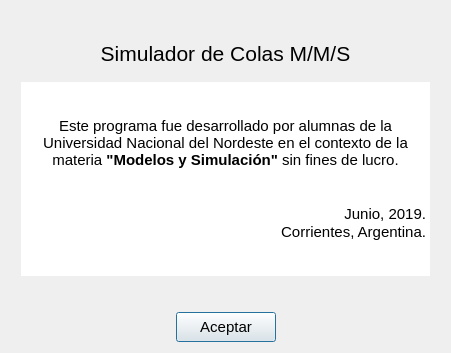
<?xml version="1.0" encoding="UTF-8"?>
<ui version="4.0">
 <class>Dialog</class>
 <widget class="QDialog" name="Dialog">
  <property name="windowModality">
   <enum>Qt::ApplicationModal</enum>
  </property>
  <property name="geometry">
   <rect>
    <x>0</x>
    <y>0</y>
    <width>451</width>
    <height>353</height>
   </rect>
  </property>
  <property name="windowTitle">
   <string>Acerca de</string>
  </property>
  <property name="windowIcon">
   <iconset resource="iconos.qrc">
    <normaloff>:/iconos/iconos/cola.png</normaloff>:/iconos/iconos/cola.png</iconset>
  </property>
  <property name="modal">
   <bool>true</bool>
  </property>
  <layout class="QVBoxLayout" name="verticalLayout">
   <item>
    <spacer name="verticalSpacer_4">
     <property name="orientation">
      <enum>Qt::Vertical</enum>
     </property>
     <property name="sizeType">
      <enum>QSizePolicy::Fixed</enum>
     </property>
     <property name="sizeHint" stdset="0">
      <size>
       <width>20</width>
       <height>30</height>
      </size>
     </property>
    </spacer>
   </item>
   <item>
    <layout class="QHBoxLayout" name="horizontalLayout">
     <item>
      <widget class="QLabel" name="label">
       <property name="sizePolicy">
        <sizepolicy hsizetype="Preferred" vsizetype="Fixed">
         <horstretch>0</horstretch>
         <verstretch>0</verstretch>
        </sizepolicy>
       </property>
       <property name="font">
        <font>
         <pointsize>16</pointsize>
         <weight>50</weight>
         <bold>false</bold>
        </font>
       </property>
       <property name="text">
        <string>Simulador de Colas M/M/S</string>
       </property>
       <property name="alignment">
        <set>Qt::AlignCenter</set>
       </property>
       <property name="textInteractionFlags">
        <set>Qt::NoTextInteraction</set>
       </property>
      </widget>
     </item>
    </layout>
   </item>
   <item>
    <spacer name="verticalSpacer">
     <property name="orientation">
      <enum>Qt::Vertical</enum>
     </property>
     <property name="sizeType">
      <enum>QSizePolicy::Fixed</enum>
     </property>
     <property name="sizeHint" stdset="0">
      <size>
       <width>20</width>
       <height>10</height>
      </size>
     </property>
    </spacer>
   </item>
   <item>
    <layout class="QHBoxLayout" name="horizontalLayout_3">
     <item>
      <spacer name="horizontalSpacer_3">
       <property name="orientation">
        <enum>Qt::Horizontal</enum>
       </property>
       <property name="sizeType">
        <enum>QSizePolicy::Fixed</enum>
       </property>
       <property name="sizeHint" stdset="0">
        <size>
         <width>10</width>
         <height>20</height>
        </size>
       </property>
      </spacer>
     </item>
     <item>
      <widget class="QTextBrowser" name="textBrowser">
       <property name="sizePolicy">
        <sizepolicy hsizetype="Minimum" vsizetype="Ignored">
         <horstretch>0</horstretch>
         <verstretch>0</verstretch>
        </sizepolicy>
       </property>
       <property name="minimumSize">
        <size>
         <width>200</width>
         <height>50</height>
        </size>
       </property>
       <property name="baseSize">
        <size>
         <width>100</width>
         <height>100</height>
        </size>
       </property>
       <property name="frameShape">
        <enum>QFrame::NoFrame</enum>
       </property>
       <property name="frameShadow">
        <enum>QFrame::Raised</enum>
       </property>
       <property name="sizeAdjustPolicy">
        <enum>QAbstractScrollArea::AdjustToContents</enum>
       </property>
       <property name="undoRedoEnabled">
        <bool>false</bool>
       </property>
       <property name="lineWrapMode">
        <enum>QTextEdit::WidgetWidth</enum>
       </property>
       <property name="lineWrapColumnOrWidth">
        <number>0</number>
       </property>
       <property name="html">
        <string>&lt;!DOCTYPE HTML PUBLIC &quot;-//W3C//DTD HTML 4.0//EN&quot; &quot;http://www.w3.org/TR/REC-html40/strict.dtd&quot;&gt;
&lt;html&gt;&lt;head&gt;&lt;meta name=&quot;qrichtext&quot; content=&quot;1&quot; /&gt;&lt;style type=&quot;text/css&quot;&gt;
p, li { white-space: pre-wrap; }
&lt;/style&gt;&lt;/head&gt;&lt;body style=&quot; font-family:'MS Shell Dlg 2'; font-size:8.25pt; font-weight:400; font-style:normal;&quot;&gt;
&lt;p align=&quot;center&quot; style=&quot;-qt-paragraph-type:empty; margin-top:0px; margin-bottom:0px; margin-left:0px; margin-right:0px; -qt-block-indent:0; text-indent:0px;&quot;&gt;&lt;br /&gt;&lt;/p&gt;
&lt;p align=&quot;center&quot; style=&quot;-qt-paragraph-type:empty; margin-top:0px; margin-bottom:0px; margin-left:0px; margin-right:0px; -qt-block-indent:0; text-indent:0px; font-size:11pt;&quot;&gt;&lt;br /&gt;&lt;/p&gt;
&lt;p align=&quot;center&quot; style=&quot; margin-top:0px; margin-bottom:0px; margin-left:0px; margin-right:0px; -qt-block-indent:0; text-indent:0px;&quot;&gt;&lt;span style=&quot; font-size:11pt;&quot;&gt;Este programa fue desarrollado por alumnas de la Universidad Nacional del Nordeste en el contexto de la materia &lt;/span&gt;&lt;span style=&quot; font-size:11pt; font-weight:600;&quot;&gt;&amp;quot;Modelos y Simulación&amp;quot;&lt;/span&gt;&lt;span style=&quot; font-size:11pt;&quot;&gt; sin fines de lucro.&lt;/span&gt;&lt;/p&gt;
&lt;p align=&quot;justify&quot; style=&quot;-qt-paragraph-type:empty; margin-top:0px; margin-bottom:0px; margin-left:0px; margin-right:0px; -qt-block-indent:0; text-indent:0px; font-size:11pt;&quot;&gt;&lt;br /&gt;&lt;/p&gt;
&lt;p align=&quot;justify&quot; style=&quot;-qt-paragraph-type:empty; margin-top:0px; margin-bottom:0px; margin-left:0px; margin-right:0px; -qt-block-indent:0; text-indent:0px; font-size:11pt;&quot;&gt;&lt;br /&gt;&lt;/p&gt;
&lt;p align=&quot;right&quot; style=&quot; margin-top:0px; margin-bottom:0px; margin-left:0px; margin-right:0px; -qt-block-indent:0; text-indent:0px;&quot;&gt;&lt;span style=&quot; font-size:11pt;&quot;&gt;Junio, 2019.&lt;/span&gt;&lt;/p&gt;
&lt;p align=&quot;right&quot; style=&quot; margin-top:0px; margin-bottom:0px; margin-left:0px; margin-right:0px; -qt-block-indent:0; text-indent:0px;&quot;&gt;&lt;span style=&quot; font-size:11pt;&quot;&gt;Corrientes, Argentina.&lt;/span&gt;&lt;/p&gt;&lt;/body&gt;&lt;/html&gt;</string>
       </property>
       <property name="textInteractionFlags">
        <set>Qt::NoTextInteraction</set>
       </property>
       <property name="openExternalLinks">
        <bool>false</bool>
       </property>
      </widget>
     </item>
     <item>
      <spacer name="horizontalSpacer_4">
       <property name="orientation">
        <enum>Qt::Horizontal</enum>
       </property>
       <property name="sizeType">
        <enum>QSizePolicy::Fixed</enum>
       </property>
       <property name="sizeHint" stdset="0">
        <size>
         <width>10</width>
         <height>20</height>
        </size>
       </property>
      </spacer>
     </item>
    </layout>
   </item>
   <item>
    <spacer name="verticalSpacer_2">
     <property name="orientation">
      <enum>Qt::Vertical</enum>
     </property>
     <property name="sizeType">
      <enum>QSizePolicy::Fixed</enum>
     </property>
     <property name="sizeHint" stdset="0">
      <size>
       <width>20</width>
       <height>30</height>
      </size>
     </property>
    </spacer>
   </item>
   <item>
    <layout class="QHBoxLayout" name="horizontalLayout_2">
     <item>
      <spacer name="horizontalSpacer_2">
       <property name="orientation">
        <enum>Qt::Horizontal</enum>
       </property>
       <property name="sizeHint" stdset="0">
        <size>
         <width>40</width>
         <height>20</height>
        </size>
       </property>
      </spacer>
     </item>
     <item>
      <widget class="QPushButton" name="bAceptar">
       <property name="sizePolicy">
        <sizepolicy hsizetype="Fixed" vsizetype="Fixed">
         <horstretch>0</horstretch>
         <verstretch>0</verstretch>
        </sizepolicy>
       </property>
       <property name="minimumSize">
        <size>
         <width>100</width>
         <height>30</height>
        </size>
       </property>
       <property name="font">
        <font>
         <pointsize>11</pointsize>
        </font>
       </property>
       <property name="text">
        <string>Aceptar</string>
       </property>
       <property name="icon">
        <iconset resource="iconos.qrc">
         <normaloff>:/iconos/iconos/ok-icon-success-19.png</normaloff>:/iconos/iconos/ok-icon-success-19.png</iconset>
       </property>
      </widget>
     </item>
     <item>
      <spacer name="horizontalSpacer">
       <property name="orientation">
        <enum>Qt::Horizontal</enum>
       </property>
       <property name="sizeHint" stdset="0">
        <size>
         <width>40</width>
         <height>20</height>
        </size>
       </property>
      </spacer>
     </item>
    </layout>
   </item>
  </layout>
 </widget>
 <tabstops>
  <tabstop>textBrowser</tabstop>
  <tabstop>bAceptar</tabstop>
 </tabstops>
 <resources>
  <include location="iconos.qrc"/>
 </resources>
 <connections/>
</ui>
